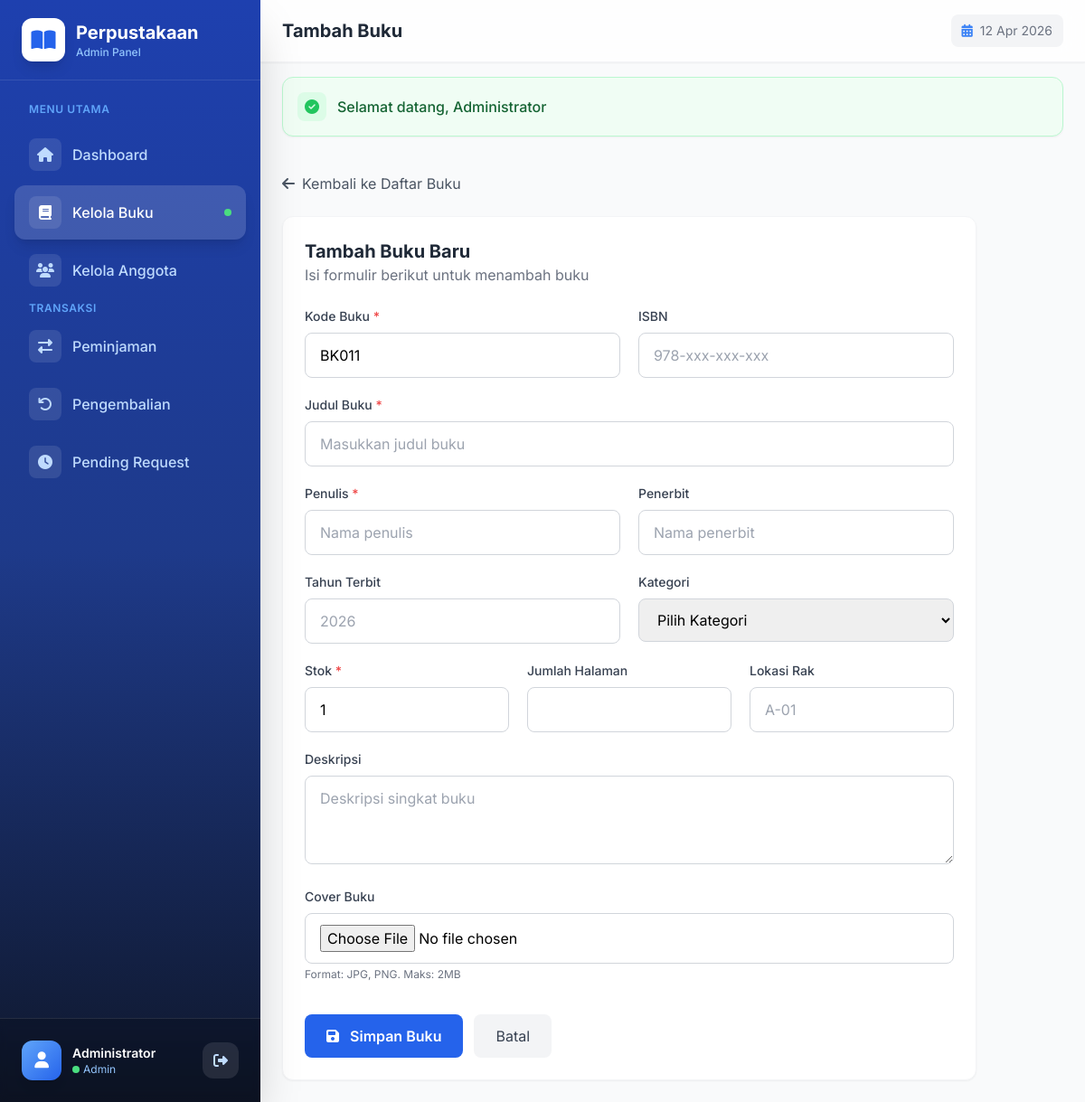
The app's page /admin/buku/create (signed in) with its own data.
### tables this page shows
CREATE TABLE `buku` (
  `id` int(11) NOT NULL,
  `kode_buku` varchar(20) NOT NULL,
  `isbn` varchar(20) DEFAULT NULL,
  `judul` varchar(255) NOT NULL,
  `penulis` varchar(255) NOT NULL,
  `penerbit` varchar(100) DEFAULT NULL,
  `tahun_terbit` year(4) DEFAULT NULL,
  `kategori_id` int(11) DEFAULT NULL,
  `jumlah_halaman` int(11) DEFAULT NULL,
  `stok` int(11) DEFAULT 0,
  `stok_tersedia` int(11) DEFAULT 0,
  `lokasi_rak` varchar(50) DEFAULT NULL,
  `deskripsi` text DEFAULT NULL,
  `cover` varchar(255) DEFAULT NULL,
  `status` enum('tersedia','tidak_tersedia') DEFAULT 'tersedia',
  `created_at` timestamp NOT NULL DEFAULT current_timestamp(),
  `updated_at` timestamp NOT NULL DEFAULT current_timestamp() ON UPDATE current_timestamp()
);

### views/admin/buku/create.php (the view, shortened to what the rows shown need)
<?php
$pageTitle = 'Tambah Buku';
include BASE_PATH . '/views/layouts/header.php';
include BASE_PATH . '/views/layouts/admin_sidebar.php';
?>
<div class="max-w-3xl">
    <a href="<?= BASE_URL ?>/admin/buku" class="inline-flex items-center gap-2 text-gray-600 hover:text-primary-600 mb-6 transition-colors">
        <i class="fas fa-arrow-left"></i>
        <span>Kembali ke Daftar Buku</span>
    </a>
    <div class="bg-white rounded-xl shadow-sm border border-gray-100 p-6">
        <div class="mb-6">
            <h2 class="text-xl font-bold text-gray-800">Tambah Buku Baru</h2>
            <p class="text-gray-500">Isi formulir berikut untuk menambah buku</p>
        </div>
        <form action="<?= BASE_URL ?>/admin/buku/store" method="POST" enctype="multipart/form-data" class="space-y-5">
            <div class="grid grid-cols-1 md:grid-cols-2 gap-5">
                <div>
                    <label class="block text-sm font-medium text-gray-700 mb-2">Kode Buku <span class="text-red-500">*</span></label>
                    <input type="text" name="kode_buku" value="<?= $data['kode_buku'] ?? '' ?>" required
                           class="w-full px-4 py-3 border border-gray-300 rounded-lg focus:ring-2 focus:ring-primary-500 focus:border-primary-500">
                </div>
                <div>
                    <label class="block text-sm font-medium text-gray-700 mb-2">ISBN</label>
                    <input type="text" name="isbn"
                           class="w-full px-4 py-3 border border-gray-300 rounded-lg focus:ring-2 focus:ring-primary-500 focus:border-primary-500"
                           placeholder="978-xxx-xxx-xxx">
                </div>
            </div>
            <div>
                <label class="block text-sm font-medium text-gray-700 mb-2">Judul Buku <span class="text-red-500">*</span></label>
                <input type="text" name="judul" required
                       class="w-full px-4 py-3 border border-gray-300 rounded-lg focus:ring-2 focus:ring-primary-500 focus:border-primary-500"
                       placeholder="Masukkan judul buku">
            </div>
            <div class="grid grid-cols-1 md:grid-cols-2 gap-5">
                <div>
                    <label class="block text-sm font-medium text-gray-700 mb-2">Penulis <span class="text-red-500">*</span></label>
                    <input type="text" name="penulis" required
                           class="w-full px-4 py-3 border border-gray-300 rounded-lg focus:ring-2 focus:ring-primary-500 focus:border-primary-500"
                           placeholder="Nama penulis">
                </div>
                <div>
                    <label class="block text-sm font-medium text-gray-700 mb-2">Penerbit</label>
                    <input type="text" name="penerbit"
                           class="w-full px-4 py-3 border border-gray-300 rounded-lg focus:ring-2 focus:ring-primary-500 focus:border-primary-500"
                           placeholder="Nama penerbit">
                </div>
            </div>
            <div class="grid grid-cols-1 md:grid-cols-2 gap-5">
                <div>
                    <label class="block text-sm font-medium text-gray-700 mb-2">Tahun Terbit</label>
                    <input type="number" name="tahun_terbit" min="1900" max="<?= date('Y') ?>"
                           class="w-full px-4 py-3 border border-gray-300 rounded-lg focus:ring-2 focus:ring-primary-500 focus:border-primary-500"
                           placeholder="<?= date('Y') ?>">
                </div>
                <div>
                    <label class="block text-sm font-medium text-gray-700 mb-2">Kategori</label>
                    <select name="kategori_id"
                            class="w-full px-4 py-3 border border-gray-300 rounded-lg focus:ring-2 focus:ring-primary-500 focus:border-primary-500">
                        <option value="">Pilih Kategori</option>
                    </select>
                </div>
            </div>
            <div class="grid grid-cols-1 md:grid-cols-3 gap-5">
                <div>
                    <label class="block text-sm font-medium text-gray-700 mb-2">Stok <span class="text-red-500">*</span></label>
                    <input type="number" name="stok" min="0" value="1" required
                           class="w-full px-4 py-3 border border-gray-300 rounded-lg focus:ring-2 focus:ring-primary-500 focus:border-primary-500">
                </div>
                <div>
                    <label class="block text-sm font-medium text-gray-700 mb-2">Jumlah Halaman</label>
                    <input type="number" name="jumlah_halaman" min="1"
                           class="w-full px-4 py-3 border border-gray-300 rounded-lg focus:ring-2 focus:ring-primary-500 focus:border-primary-500">
                </div>
                <div>
                    <label class="block text-sm font-medium text-gray-700 mb-2">Lokasi Rak</label>
                    <input type="text" name="lokasi_rak"
                           class="w-full px-4 py-3 border border-gray-300 rounded-lg focus:ring-2 focus:ring-primary-500 focus:border-primary-500"
                           placeholder="A-01">
                </div>
            </div>
            <div>
                <label class="block text-sm font-medium text-gray-700 mb-2">Deskripsi</label>
                <textarea name="deskripsi" rows="3"
                          class="w-full px-4 py-3 border border-gray-300 rounded-lg focus:ring-2 focus:ring-primary-500 focus:border-primary-500"
                          placeholder="Deskripsi singkat buku"></textarea>
            </div>
            <div>
                <label class="block text-sm font-medium text-gray-700 mb-2">Cover Buku</label>
                <input type="file" name="cover" accept="image/*"
                       class="w-full px-4 py-3 border border-gray-300 rounded-lg focus:ring-2 focus:ring-primary-500 focus:border-primary-500">
                <p class="text-xs text-gray-500 mt-1">Format: JPG, PNG. Maks: 2MB</p>
            </div>
            <div class="flex gap-3 pt-4">
                <button type="submit" class="px-6 py-3 bg-primary-600 text-white font-semibold rounded-lg hover:bg-primary-700 transition-colors">
                    <i class="fas fa-save mr-2"></i>
                    Simpan Buku
                </button>
                <a href="<?= BASE_URL ?>/admin/buku" class="px-6 py-3 bg-gray-100 text-gray-700 rounded-lg hover:bg-gray-200 transition-colors">
                    Batal
                </a>
            </div>
        </form>
    </div>
</div>
    </main>
</div>
<?php include BASE_PATH . '/views/layouts/footer.php'; ?>

### views/layouts/admin_sidebar.php (shortened to what the rows shown need)
<?php
$user = $data['user'] ?? Session::get('user_data');
$currentUrl = $_GET['url'] ?? '';
?>
<aside id="admin-sidebar" class="fixed left-0 top-0 z-40 h-screen w-72 bg-gradient-to-b from-primary-800 via-primary-900 to-secondary-900 shadow-2xl transition-all duration-300 ease-out -translate-x-full lg:translate-x-0">
    <div class="flex items-center gap-3 px-6 py-5 border-b border-white/10">
        <div class="w-12 h-12 bg-white rounded-xl flex items-center justify-center shadow-lg hover-scale float">
            <i class="fas fa-book-open text-primary-600 text-2xl"></i>
        </div>
        <div>
            <h1 class="text-white font-bold text-xl">Perpustakaan</h1>
            <p class="text-primary-300 text-xs font-medium">Admin Panel</p>
        </div>
    </div>
    <nav class="px-4 py-6 space-y-1 overflow-y-auto max-h-[calc(100vh-200px)] hide-scrollbar">
        <p class="text-primary-400 text-xs font-semibold uppercase tracking-wider px-4 mb-3">Menu Utama</p>
        <a href="<?= BASE_URL ?>/admin/dashboard"
           class="nav-item flex items-center gap-3 px-4 py-3 rounded-xl transition-all duration-300 group <?= strpos($currentUrl, 'admin/dashboard') !== false || $currentUrl === 'admin' ? 'bg-white/15 text-white shadow-lg' : 'text-primary-200 hover:bg-white/10 hover:text-white hover:translate-x-1' ?>">
            <div class="w-9 h-9 rounded-lg bg-white/10 flex items-center justify-center group-hover:bg-white/20 transition-all">
                <i class="fas fa-home"></i>
            </div>
            <span class="font-medium">Dashboard</span>
        </a>
        <a href="<?= BASE_URL ?>/admin/buku"
           class="nav-item flex items-center gap-3 px-4 py-3 rounded-xl transition-all duration-300 group <?= strpos($currentUrl, 'admin/buku') !== false ? 'bg-white/15 text-white shadow-lg' : 'text-primary-200 hover:bg-white/10 hover:text-white hover:translate-x-1' ?>">
            <div class="w-9 h-9 rounded-lg bg-white/10 flex items-center justify-center group-hover:bg-white/20 transition-all">
                <i class="fas fa-book"></i>
            </div>
            <span class="font-medium">Kelola Buku</span>
            <?php if (strpos($currentUrl, 'admin/buku') !== false): ?>
                <div class="ml-auto w-2 h-2 rounded-full bg-green-400 animate-pulse"></div>
            <?php endif; ?>
        </a>
        <a href="<?= BASE_URL ?>/admin/anggota"
           class="nav-item flex items-center gap-3 px-4 py-3 rounded-xl transition-all duration-300 group <?= strpos($currentUrl, 'admin/anggota') !== false ? 'bg-white/15 text-white shadow-lg' : 'text-primary-200 hover:bg-white/10 hover:text-white hover:translate-x-1' ?>">
            <div class="w-9 h-9 rounded-lg bg-white/10 flex items-center justify-center group-hover:bg-white/20 transition-all">
                <i class="fas fa-users"></i>
            </div>
            <span class="font-medium">Kelola Anggota</span>
        </a>
        <p class="text-primary-400 text-xs font-semibold uppercase tracking-wider px-4 mb-3 mt-6">Transaksi</p>
        <a href="<?= BASE_URL ?>/admin/transaksi"
           class="nav-item flex items-center gap-3 px-4 py-3 rounded-xl transition-all duration-300 group <?= strpos($currentUrl, 'admin/transaksi') !== false ? 'bg-white/15 text-white shadow-lg' : 'text-primary-200 hover:bg-white/10 hover:text-white hover:translate-x-1' ?>">
            <div class="w-9 h-9 rounded-lg bg-white/10 flex items-center justify-center group-hover:bg-white/20 transition-all">
                <i class="fas fa-exchange-alt"></i>
            </div>
            <span class="font-medium">Peminjaman</span>
        </a>
        <a href="<?= BASE_URL ?>/admin/pengembalian"
           class="nav-item flex items-center gap-3 px-4 py-3 rounded-xl transition-all duration-300 group <?= strpos($currentUrl, 'admin/pengembalian') !== false ? 'bg-white/15 text-white shadow-lg' : 'text-primary-200 hover:bg-white/10 hover:text-white hover:translate-x-1' ?>">
            <div class="w-9 h-9 rounded-lg bg-white/10 flex items-center justify-center group-hover:bg-white/20 transition-all">
                <i class="fas fa-undo"></i>
            </div>
            <span class="font-medium">Pengembalian</span>
        </a>
        <a href="<?= BASE_URL ?>/admin/pending"
           class="nav-item flex items-center gap-3 px-4 py-3 rounded-xl transition-all duration-300 group <?= strpos($currentUrl, 'admin/pending') !== false ? 'bg-white/15 text-white shadow-lg' : 'text-primary-200 hover:bg-white/10 hover:text-white hover:translate-x-1' ?>">
            <div class="w-9 h-9 rounded-lg bg-white/10 flex items-center justify-center group-hover:bg-white/20 transition-all">
                <i class="fas fa-clock"></i>
            </div>
            <span class="font-medium">Pending Request</span>
        </a>
    </nav>
    <div class="absolute bottom-0 left-0 right-0 p-4 bg-black/20 backdrop-blur-sm border-t border-white/10">
        <div class="flex items-center gap-3 p-2">
            <div class="w-11 h-11 bg-gradient-to-br from-primary-400 to-primary-600 rounded-xl flex items-center justify-center shadow-lg">
                <i class="fas fa-user text-white text-lg"></i>
            </div>
            <div class="flex-1 min-w-0">
                <p class="text-white font-semibold text-sm truncate"><?= $user['nama_lengkap'] ?? 'Admin' ?></p>
                <p class="text-primary-300 text-xs flex items-center gap-1">
                    <span class="w-2 h-2 rounded-full bg-green-400 inline-block"></span>
                    <?= ucfirst($user['role'] ?? 'Admin') ?>
                </p>
            </div>
            <button onclick="confirmLogout('<?= BASE_URL ?>/logout')"
                    class="w-10 h-10 rounded-xl bg-white/10 text-primary-200 hover:bg-red-500/20 hover:text-red-400 transition-all duration-300 flex items-center justify-center"
                    title="Keluar">
                <i class="fas fa-sign-out-alt"></i>
            </button>
        </div>
    </div>
</aside>
<div class="lg:ml-72 min-h-screen transition-all duration-300">
    <header class="bg-white/80 backdrop-blur-md shadow-sm border-b border-gray-200/50 sticky top-0 z-30">
        <div class="flex items-center justify-between px-4 sm:px-6 py-4">
            <div class="flex items-center gap-4 ml-14 lg:ml-0">
                <h2 class="text-lg sm:text-xl font-bold text-gray-800 fade-in-down"><?= $pageTitle ?? 'Dashboard' ?></h2>
            </div>
            <div class="flex items-center gap-2 sm:gap-4">
                <span class="hidden sm:flex text-sm text-gray-500 items-center gap-2 bg-gray-100 px-3 py-2 rounded-lg">
                    <i class="fas fa-calendar-alt text-primary-500"></i>
                    <?= date('d M Y') ?>
                </span>
            </div>
        </div>
    </header>
    <?php $flash = Session::getFlash(); ?>
    <?php if ($flash): ?>
        <div class="px-4 sm:px-6 py-4">
            <div class="alert-auto-hide fade-in-up p-4 rounded-xl shadow-sm <?= $flash['type'] === 'success' ? 'bg-green-50 text-green-800 border border-green-200' : ($flash['type'] === 'error' ? 'bg-red-50 text-red-800 border border-red-200' : 'bg-amber-50 text-amber-800 border border-amber-200') ?>">
                <div class="flex items-center gap-3">
                    <div class="w-8 h-8 rounded-lg flex items-center justify-center <?= $flash['type'] === 'success' ? 'bg-green-100' : ($flash['type'] === 'error' ? 'bg-red-100' : 'bg-amber-100') ?>">
                        <i class="fas <?= $flash['type'] === 'success' ? 'fa-check-circle text-green-500' : ($flash['type'] === 'error' ? 'fa-exclamation-circle text-red-500' : 'fa-exclamation-triangle text-amber-500') ?>"></i>
                    </div>
                    <span class="font-medium"><?= $flash['message'] ?></span>
                </div>
            </div>
        </div>
    <?php endif; ?>
    <main class="p-4 sm:p-6 fade-in-up">

### records on screen
buku: kode_buku "Administrator", kode_buku "Admin", kode_buku "BK011"

### other values on screen
$pageTitle "Tambah Buku"
$flash['message'] "Selamat datang, Administrator"
